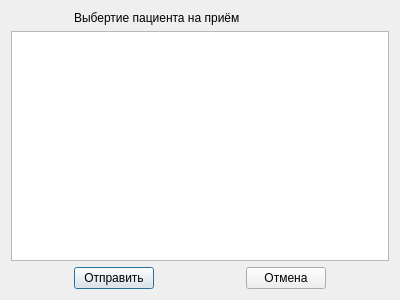
<?xml version="1.0" encoding="UTF-8"?>
<ui version="4.0">
 <class>ReceptionWindow</class>
 <widget class="QDialog" name="ReceptionWindow">
  <property name="geometry">
   <rect>
    <x>0</x>
    <y>0</y>
    <width>400</width>
    <height>300</height>
   </rect>
  </property>
  <property name="windowTitle">
   <string>Dialog</string>
  </property>
  <layout class="QGridLayout" name="gridLayout">
   <item row="3" column="0">
    <spacer name="horizontalSpacer_2">
     <property name="orientation">
      <enum>Qt::Horizontal</enum>
     </property>
     <property name="sizeHint" stdset="0">
      <size>
       <width>40</width>
       <height>20</height>
      </size>
     </property>
    </spacer>
   </item>
   <item row="3" column="1">
    <widget class="QPushButton" name="pushButton">
     <property name="text">
      <string>Отправить</string>
     </property>
    </widget>
   </item>
   <item row="3" column="4">
    <spacer name="horizontalSpacer_3">
     <property name="orientation">
      <enum>Qt::Horizontal</enum>
     </property>
     <property name="sizeHint" stdset="0">
      <size>
       <width>40</width>
       <height>20</height>
      </size>
     </property>
    </spacer>
   </item>
   <item row="3" column="3">
    <widget class="QPushButton" name="pushButton_2">
     <property name="text">
      <string>Отмена</string>
     </property>
    </widget>
   </item>
   <item row="3" column="2">
    <spacer name="horizontalSpacer">
     <property name="orientation">
      <enum>Qt::Horizontal</enum>
     </property>
     <property name="sizeHint" stdset="0">
      <size>
       <width>40</width>
       <height>20</height>
      </size>
     </property>
    </spacer>
   </item>
   <item row="1" column="0" colspan="5">
    <widget class="QListWidget" name="listWidget"/>
   </item>
   <item row="0" column="1" colspan="2">
    <widget class="QLabel" name="label">
     <property name="text">
      <string>Выбертие пациента на приём</string>
     </property>
    </widget>
   </item>
  </layout>
 </widget>
 <resources/>
 <connections>
  <connection>
   <sender>pushButton_2</sender>
   <signal>clicked()</signal>
   <receiver>ReceptionWindow</receiver>
   <slot>close()</slot>
   <hints>
    <hint type="sourcelabel">
     <x>282</x>
     <y>282</y>
    </hint>
    <hint type="destinationlabel">
     <x>337</x>
     <y>286</y>
    </hint>
   </hints>
  </connection>
 </connections>
</ui>
